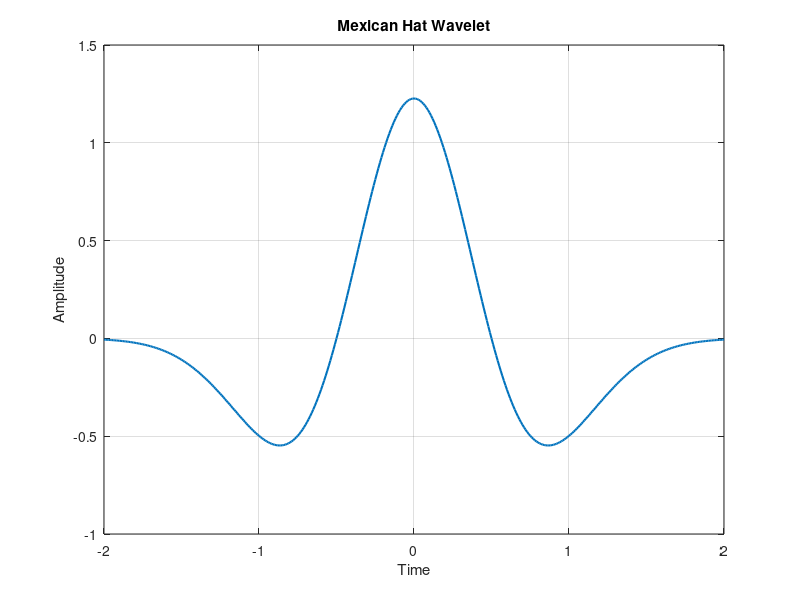

Reproduce this figure in MATLAB. (Note: this script raises an error after producing the figure.)
%% *Digital Filters*
%% Clear the workspace
close all;
clear;
clc;
%% Why STFT is not enough?
% STFT is a powerful tool for analyzing non-stationary signals. However, it
% is not always the best tool for the job. STFT has two main drawbacks:
%
% # The choice of the window length is not obvious. If the window is too
% short, the resolution in the frequency domain is poor(It won't detect any
% special pattern). If the window is too long, the resolution in the time
% domain is poor(It won't distinguish between different events in time).
% # The STFT has the term complex exponential in it. This terms is a priodic
% function and time unlimited. However, in real life signals, we are interested
% in the signal only for a finite time interval. This property of STFT causes
% the spectrum of time limited signals to be unbounded in a wide range of
% frequencies.
%
% * These two drawbacks leads to the need of a new tool for analyzing
% non-stationary signals.
% * We should use different window lengths for different parts of the signal.
% * We should also use a time limited basis function instead of the complex
% exponential. This is where the wavelet transform comes in.
%
%% Replacement of frequency domain
%
% * According to the second drawback of STFT, we need to use a time limited
% basis function instead of the complex exponential. This means that the new
% basis function is not periodic which means that we can't use the
% frequency domain to analyze the signal(Because the frequency domain is
% based on the complex exponential and periodicity).
% * We should analyze what interesting features are captured by the complex
% exponential. The complex exponential is a basis function for the
% frequency domain. If the signal is periodic with the frequency of
% * $f_0$, then the complex exponential will have a peak at $f_0$. the second
% harmonic will have a peak at $2f_0$ and so on.
% * The relations between
% different harmonics is the concept that we should capture in the new
% basis function.
%
% *Warping the time axis* is the key to capture the relations between
% different harmonics. The new basis function should be a time limited
% function that is warped in time. For example if we replace $t$ with
% $2t$ in the original signal $x(t)$, then the second harmoinc will be
% captured in the new signal.
%
% We claim that the main characteristic of harmonic frequencies can be drawn
% from a more general concept that we call _*"scale"*_. The interesting part is
% that unlike frequency that is defined only for periodic signals, scale is
% equally applicable to non-periodic signals. This proves that we have found
% a new concept, i.e., scale, to replace frequency.
%
% Using _scale_ as a variable, the new transform, which will be based on
% time-limited basis function, can be meaningfully applied to both
% time-unlimited and time-limited signals.
%
%% One-dimensional Continuous Wavelet Transform
% The one-dimensional continuous wavelet transform (CWT) of a signal $x(t)$
% is defined as:
%
% $$W_{\Psi, X}(a,b)=\frac{1}{\sqrt{|a|}}\int_{-\infty}^{\infty}x(t)\Psi^*\left(\frac{t-b}{a}\right)dt,a\neq0$$
%
% where $a$ is the scale parameter, $b$ is the translation parameter, and
% $\Psi^*(t)$ is the complex conjugate of the mother wavelet $\Psi(t)$.
%
% A closer look at the definition of the mother wavelet tells that this function
% must be limited in duration and therefore looks like a decaying small wave.
% This is why we call this transform the wavelet transform.
%
% The synthesis equation is:
%
% $$x(t)=\frac{C^{-1}_{\Psi}}{a^2}\int_{-\infty}^{\infty}\int_{-\infty}^{\infty}W_{\Psi, X}(a,b)\Psi\left(\frac{t-b}{a}\right)dadb$$
%
% where $C^{-1}_{\Psi}$ is a constant whose value depends on the exact choice
% of the mother wavelet $\Psi(t)$.
%
% Every choice of the mother wavelet gives a particular CWT, and as a result, we
% are dealing with infinite number of transformations under the same name CWT.
%
%% Mother wavelets
% the mexican hat wavelet is a good choice for the mother wavelet. It is
% defined as:
%
% $$\Psi(t)=\frac{2}{\sqrt{3a}\pi^{1/4}}\left(1-\frac{t^2}{a^2}\right)e^{\frac{-t^2}/{2a^2}}$$
%
% The mexican hat wavelet is also known as the Ricker wavelet.
%
% The waveform of the mexican hat wavelet is shown below:
t = -2:0.01:2;
a = 0.5;
Psi = (2 / (sqrt(3 * a) * pi ^ (1/4))) * (1 - (t .^ 2 / a ^ 2)) ...
    .* exp(-t .^ 2 / (2 * a ^ 2));
figure('Name', 'Mexican Hat Wavelet');
plot(t, Psi, 'LineWidth', 1.5);
title('Mexican Hat Wavelet');
xlabel('Time');
ylabel('Amplitude');
grid on;
%%%
% There are many other mother wavelets. The most important ones are:
%
% # Morlet wavelet
% # Haar wavelet
% # Daubechies wavelet
% # Symlet wavelet
% # Coiflet wavelet
% # Meyer wavelet
% # Gaussian wavelet
% # Mexican hat wavelet
% # Shannon wavelet
%
% Daubechies wavelets are the most popular wavelets:
%
% * They are orthogonal wavelets. Orthogonal wavelets are used in image compression.
% * They are indicated by dbX, where X is the number of vanishing moments.
% * The number of vanishing moments is the number of derivatives of the
% wavelet function that are zero at the origin.
% * The more complex the signal, the more vanishing moments are needed to
% capture its features.
%
% To choose the best wavelet for a specific application, we should consider
% the following factors:
%
% # complex mother wavelets are needed for complex signals.
% # the mother wavelet that resembles the general shape of the signal to be
% analyzed would be a more suitable choice.
%
% One of the most important properties of the wavelet transform is the
% area below the wavelet function. The area below the wavelet function
% should be equal to zero. This property is called the zero mean property.
%
% $$\int_{-\infty}^{\infty}\Psi(t)dt=0$$
%
%% One-dimensional Discrete Wavelet Transform
% * A closer look at the CWT reveals that this transformation requires the
% calculations based on all continuous shifts and all continuous scales.
% * This obviously makes the computational complexity of the CWT and the ICWT
% unsuitable for many practically important applications.
% * This leads us to the discrete version of this transform.
%
% We define sampled versions of the scale and translation parameters as:
%
% $$a_{jk}=a_0^j,k=0,1,...,M-1,j=0,1,...,N-1$$
%
% $$b_{jk}=ka_0^jT,k=0,1,...,M-1,j=0,1,...,N-1$$
%
% where $T$ is the sampling time and $a_0$ is a positive nonzero constant.
%
% Also we define mother wavelet as:
%
% $$\Psi_{jk}(t)=\frac{1}{\sqrt{a_{jk}}}\Psi\left(\frac{t-b_{jk}}{a_{jk}}\right)=a_0^{-j/2}\Psi(a_0^{-j}t-kT)$$
%
% Then the coefficients of the discrete wavelet transform (DWT) are defined as:
%
% $$W_{\Psi, X}(j,k)=\int_{-\infty}^{\infty}x(t)\Psi_{jk}^*\left(t\right)dt$$
%
% This makes the DWT somewhat different from the DFT that accepts only discrete
% signals as its input. The synthesis equation is:
%
% $$x(t)=c\sum_{j=0}^{N-1}\sum_{k=0}^{M-1}W_{\Psi, X}(j,k)\Psi_{jk}(t)$$
%
% where $c$ is a constant that depends on the exact choice of the mother wavelet.
%
% The interesting thing about this equation is the fact that we can reconstruct
% the continuous signal directly from a set of discrete coefficients.
%
%% Minimal set of basis functions
% * A relevant question at this point is: _"How to choose the number of basis
% functions for a given signal?"_
% * A frame is a set of basis functions that can be used to decompose a signal.
% * This set can be minimal or nonminimal, i.e., if the number of basis functions
% in the frame is minimal and any other frame would need the same
% number or more basis functions, the frame is called a basis.
%
% Consider the energy of the signal $x(t)$:
%
% $$E_x=\int_{-\infty}^{\infty}|x(t)|^2dt$$
%
% It can be proved that there exist some bounded positive values A and B such that:
%
% $$A\int_{-\infty}^{\infty}|x(t)|^2dt\leq\sum_{j=0}^{N-1}\sum_{k=0}^{M-1}|W_{\Psi, X}(j,k)|^2\leq B\int_{-\infty}^{\infty}|x(t)|^2dt$$
%
% This relation intuitively means that the energy of the wavelet coefficients for a frame
% is bounded on both upper and lower sides by the true energy of the signal.
%
% In the case of a basis (i.e., a minimal frame), the values A and B in the
% aforementioned inequality become the same, i.e., $A = B$.
% This means that for a basis we have
%
% $$\sum_{j=0}^{N-1}\sum_{k=0}^{M-1}|W_{\Psi, X}(j,k)|^2=E_x$$
%
% This indicates the energy of the coefficients is exactly the same as the energy of the
% signal.
% This is a very important property of the wavelet transform.
%
% The next important question to ask here is: "What are the properties of the
% functions that allow the function sets to form a basis?" The most popular
% basis sets are the orthogonal ones, i.e., the function
% sets whose members are orthogonal to each other.
%
%% Discrete Wavelet Transform on Discrete Signals
% # We need to focus on calculating DWT from discrete signals. At this point,
% we assume that the discrete signal, if sampled from a continuous
% signal, has been sampled according to the Nyquist rate (or faster).
% This guarantees that all information of the continuous signal is preserved in
% the discrete signal.
% # The question here is: _"How to form such basis sets systematically?"_
% # The method described next, called Mallat pyramidal algorithm or quadrature
% mirror filter (QMF), allows systematic creation of an unlimited number of
% orthogonal basis sets for DWT.
% # The interesting feature of this method is the fact that the method relies
% only on the choice of a digital low-pass filter $h(n)$, and once this filter
% is chosen, the entire algorithm is rather mechanical and straightforward.
%
% Assuming a digital filter $h(n)$, we form another filter $g(n)$ as follows:
%
% $$g(n)=h(2N-1-n),n=0,1,...,2N-1$$
%
% It can be proved that once $h(n)$ is a low-pass filter, $g(n)$ is a high-pass filter.
%
% The schematic diagram of the Mallat pyramidal algorithm is shown below:
figure('Name', 'Mallat Pyramidal Algorithm');
imshow('./images/DWT_QMF_Algorithm.png');
%%%
% # The first step in transformation is filtering the signal once with the
% low-pass filter $h(n)$ and once with the high-pass filter $g(n)$.
% # Then the filtered versions of the signal are downsampled by a factor of 2.
% This means that every other samples of the signal are preserved and the
% remaining samples are discarded.
%
% We can also ask another relevant question about downsampling: _"How would
% downsampling fit into the general ideas of the DWT?"_
% Without getting into the mathematical details of the process, one can see
% that downsampling somehow creates the description of the signal at a
% different scale and resolution.
% Now we should consider the mother wavelet of QMF algorithm.
% The mother wavelet of the QMF algorithm is defined as:
%
% $$\Psi(n)=\sum_{k=0}^{2N-1}g(k)\Phi(2n-k)$$
%
% where
%
% $$\Phi(n)=\sum_{k=0}^{2N-1}h(k)\Phi(2n-k)$$
%
% * The function $\Phi(n)$ is called the scaling function.
% * The scaling function is a low-pass filter that is used to reconstruct the
% signal from the wavelet coefficients.
% * The scaling function is also called the *father wavelet*.
%
% It can be shown that all popular wavelets are derived from the QMF algorithm.
%
% Now we should ask another question: _"How many decomposition levels are needed
% for a suitable transform?"_ An intuitive criterion to choose the level of the
% decomposition would be continuing decomposition until the highest known
% frequencies in the signal of interest are extracted and identified.
%
% Now we define inverse DWT algorithm. The inverse DWT algorithm is shown below:
figure('Name', 'Inverse DWT Algorithm');
imshow('./images/IDWT_QMF_Algorithm.png');
%%%
% The inverse DWT algorithm is the reverse of the forward DWT algorithm.
%
% The filters $h(n)$ and $g(n)$ are called the analysis filters.
% The filters $h_1(n)$ and $g_1(n)$ are called the synthesis filters.
% $h_1(n)$ and $g_1(n)$ can be derived from $h(n)$ and $g(n)$:
%
% $$h_1(n)=(-1)^(1-n)h(1-n)$$
%
% and
%
% $$g_1(n)=h(2N-1-n)$$
%
% * An interesting feature of the DWT and IDWT is the possibility of
% reconstructing the signal only based on a few of the levels (scales)
% of decomposition.
% * For example, if we want to extract only the main trend
% of the signal and ignore the medium and fast variations, we can easily
% decompose the signal to several levels using DWT, but use only the first
% (or first few) low-pass components to reconstruct the signal using IDWT.
% This allows bypassing the medium- and high-frequency components.
% * Similarly, if the objective is to extract only the fast variations of signal,
% in the reconstruction phase, we can easily set the coefficients of the low
% frequency (high scales) to zero while calculating the IDWT.
%
%% |wnoise| function
% The |wnoise| function is used to add white noise to a signal.
% The syntax of this function is:
%
% |[x, noisy_x] = wnoise(fun, n, sqrtsnr, seed)|
%
% * |x|: The original signal
% * |noisy_x|: The noisy signal
% * |fun|: The function that generates the signal
% * |n|: The nummber of iterations(power of 2 $log_2(numberOfSamples)$)
% * |sqrtsnr|: The square root of the signal to noise ratio
% * |seed|: The seed of the random number generator
%
N = 8;
loc = linspace(0, 1, 2 ^ N);
Ts = loc(2) - loc(1);
fs = 1 / Ts;
sqrtsnr = 10;
[x, noisy_x] = wnoise('heavy sine', N, sqrtsnr);
figure('Name', 'Heavy Sine Signal vs Heavy Sine Signal with White Noise');
subplot(211);
plot(loc, x, 'LineWidth', 1.5);
title('Heavy Sine Signal');
xlabel('Time');
ylabel('Amplitude');
grid on;
subplot(212);
plot(loc, noisy_x, 'LineWidth', 1.5);
title('Heavy Sine Signal with White Noise');
xlabel('Time');
ylabel('Amplitude');
grid on;
%%%
figure('Name', 'Spectrum of Heavy Sine Signal With and Without White Noise');
subplot(211);
plot_dft_amp(x, fs, 'Frequency Spectrum of input signal without noise');
subplot(212);
plot_dft_amp(noisy_x, fs, 'Frequency Spectrum of input signal with noise');
%%%
% For more information about the |wnoise| function, refer to the
% <https://www.mathworks.com/help/wavelet/ref/wnoise.html |wnoise|>
% documentation.
%
%% |dwt| function
% The |dwt| function is used to decompose a signal using DWT in one level.
% It implements Multilevel 1-D wavelet decomposition.
%
% The syntax of this function is:
%
% |[cA, cD] = dwt(x, waveletName)|
%
% * |cA|: The approximation coefficients
% * |cD|: The detail coefficients
% * |x|: The original signal
% * |waveletName|: The name of the wavelet
%
% The diagram of the DWT is shown below:
figure('Name', 'DWT Diagram');
imshow('./images/dwt_diagram.png');
%%%
% The following code uses the |dwt| function to decompose the noisy signal
% to approximation and detail coefficients using the db2 wavelet.
[cA, cD] = dwt(noisy_x, 'db2');
figure('Name', 'Approximation and Detail Coefficients');
subplot(211);
stem(cA, 'LineWidth', 1.5);
title('Approximation Coefficients');
xlabel('Time');
ylabel('Amplitude');
grid on;
subplot(212);
stem(cD, 'LineWidth', 1.5);
title('Detail Coefficients');
xlabel('Time');
ylabel('Amplitude');
grid on;
%%%
% For more information about the |dwt| function, refer to the
% <https://www.mathworks.com/help/wavelet/ref/dwt.html |dwt|>
% documentation.
%
%% |idwt| function
% The |idwt| function is used to reconstruct a signal using DWT.
% It implements Multilevel 1-D wavelet reconstruction.
%
% The syntax of this function is:
%
% |x = idwt(cA, cD, waveletName)|
%
% * |x|: The reconstructed signal
% * |cA|: The approximation coefficients
% * |cD|: The detail coefficients
% * |waveletName|: The name of the wavelet
%
% The diagram of the IDWT is shown below:
figure('Name', 'IDWT Diagram');
imshow('./images/idwt_diagram.png');
% |wkeep| block is used to keep the central part of the signal with
% convenient length.
%%%
% The following code uses the |idwt| function to reconstruct the noisy signal
% using the approximation and detail coefficients using the db2 wavelet.
reconstructed_x = idwt(cA, cD, 'db2');
figure('Name', 'Reconstructed Heavy Sine Signal with White Noise');
plot(loc, reconstructed_x, 'LineWidth', 1.5);
title('Reconstructed Heavy Sine Signal with White Noise');
xlabel('Time');
ylabel('Amplitude');
grid on;
%%%

%% |wavedec| function
% The |wavedec| function is used to decompose a signal using DWT.
% It implements Multilevel 1-D wavelet transform.
%
% The syntax of this function is:
%
% |[waveletCoefficients, waveletLevels] = wavedec(x, numberOfLevels, waveletName)|
%
% * |waveletCoefficients|: The wavelet coefficients(1-D vector concatenated from all levels)
% * |waveletLevels|: The number of levels of decomposition
% * |x|: The original signal
% * |numberOfLevels|: The number of levels of decomposition
% * |waveletName|: The name of the wavelet
%
% The graph of the wavelet coefficients is shown below:
figure('Name', 'Wavelet Coefficients Graph');
imshow('./images/wavedec_graph.png');
%%%
% In each level of decomposition, the signal is decomposed to approximation
% coefficients and detail coefficients. The approximation coefficients are
% the low frequency components of the signal and the detail coefficients are
% the high frequency components of the signal.
%
% Approximation coefficients then are decomposed to approximation and detail
% coefficients in the next level of decomposition. This process continues
% until the specified number of levels is reached.
%
% The stage diagram of the wavelet decomposition in each level is shown below:
figure('Name', 'Wavelet Decomposition Stage Diagram');
imshow('./images/wavedec_stage_diagram.png');
%%%
% The following code uses the |wavedec| function to decompose the noisy
% signal to 5 levels of decomposition using the db2 wavelet.
numberOfLevels = 5;
[waveletCoefficients, waveletLevels] = wavedec(noisy_x, 5, 'db2');
figure('Name', 'Wavelet Coefficients');
stem(waveletCoefficients, 'LineWidth', 1.5);
title('Wavelet Coefficients');
xlabel('Time');
ylabel('Amplitude');
grid on;

%%%
% The |wavedec| function returns the wavelet coefficients of the signal
% decomposed to the specified number of levels using the specified wavelet.
%
% For more information about the |wavedec| function, refer to the
% <https://www.mathworks.com/help/wavelet/ref/wavedec.html |wavedec|>
% documentation.
%
%% |detcoef| function
% The |detcoef| function is used to extract the detail wavelet coefficients
% of a specific level or levels of decomposition. It returns $cDx$ which is the
% detail coefficients of the specified level or levels of decomposition.
%
% The syntax of this function is:
%
% |detailed_coeff = detcoef(waveletCoefficients, waveletLevels, levels_to_extract)|
%
% * |detailed_coeff|: The wavelet coefficients of the specified level or levels
% * |waveletCoefficients|: The wavelet coefficients(1-D vector concatenated from all levels)
% * |waveletLevels|: The number of levels of decomposition
% * |levels_to_extract|: The levels to extract
%
detailed_coeff = detcoef(waveletCoefficients, waveletLevels, 1:numberOfLevels);
figure('Name', 'Wavelet Coefficients of Different Levels');
set(gcf, 'Position', [100, 100, 1000, 1000]);

for i = 1:numberOfLevels
    subplot(numberOfLevels, 1, i);
    stem(detailed_coeff{i}, 'LineWidth', 1.5);
    title(['Wavelet Coefficients of Level ', num2str(i)]);
    xlabel('Time');
    ylabel('Amplitude');
    grid on;
end

%%%
% For more information about the |detcoef| function, refer to the
% <https://www.mathworks.com/help/wavelet/ref/detcoef.html |detcoef|>
% documentation.
%
%% |appcoef| function
% The |appcoef| function is used to extract the approximation coefficients
% from the wavelet coefficients. It returns $cAx$ which is the approximation
% coefficients of the specified level or levels of decomposition.
%
% The syntax of this function is:
%
% |approx_coeff = appcoef(waveletCoefficients, waveletLevels, waveletName, levels_to_extract)|
%
% * |approx_coeff|: The approximation coefficients
% * |waveletCoefficients|: The wavelet coefficients(1-D vector concatenated from all levels)
% * |waveletLevels|: The number of levels of decomposition
% * |waveletName|: The name of the wavelet
% * |levels_to_reconstruct|: The levels to reconstruct(0 for the original signal)
%
approx_coeff = appcoef(waveletCoefficients, waveletLevels, 'db2', 2);
figure('Name', 'Approximation Coefficients');
plot(approx_coeff, 'LineWidth', 1.5);
title('Approximation Coefficients');
xlabel('Time');
ylabel('Amplitude');
grid on;
%%%
% For more information about the |appcoef| function, refer to the
% <https://www.mathworks.com/help/wavelet/ref/appcoef.html |appcoef|>
% documentation.
%
%% Regenerat Wavelet Coefficients from Approximation and Detail Coefficients
% The following code regenerates the wavelet coefficients from the
% approximation and detail coefficients.
%
% First we should extract the approximation coefficients of the last level
% of decomposition.
approx_coeff_deepest_ayer = appcoef( ...
    waveletCoefficients, ...
    waveletLevels, ...
    'db2', ...
    numberOfLevels ...
);
%%%
% Then we should extract the detail coefficients of different layers and
% concatenate them. Finally we should concatenate the approximation
% coefficients of the last layer to the detail coefficients.
wavelet_coefficients_regenerated = [];

for level = 1:numberOfLevels
    wavelet_coefficients_regenerated = ...
        [detailed_coeff{level}, wavelet_coefficients_regenerated]; %#ok<AGROW>
end

wavelet_coefficients_regenerated = ...
    [approx_coeff_deepest_ayer, wavelet_coefficients_regenerated];
%%%
% Now we should compare the regenerated wavelet coefficients with the
% original wavelet coefficients.
fprintf("\nError: %d\n", ...
    sum(abs(wavelet_coefficients_regenerated - waveletCoefficients)));
figure('Name', 'Wavelet Coefficients vs Regenerated Wavelet Coefficients');
subplot(211);
stem(waveletCoefficients, 'LineWidth', 1.5);
title('Wavelet Coefficients');
xlabel('Time');
ylabel('Amplitude');
grid on;
axis tight;
subplot(212);
stem(wavelet_coefficients_regenerated, 'LineWidth', 1.5);
title('Regenerated Wavelet Coefficients');
xlabel('Time');
ylabel('Amplitude');
grid on;
axis tight;
%%%
%% |waverec| function
% The |waverec| function is used to reconstruct a signal using approximation
% and detail coefficients. It returns $x$ which is the reconstructed signal.
% It implements Multilevel 1-D wavelet reconstruction. It acts as the inverse
% of the |wavedec| function.
%
% The syntax of this function is:
%
% |x = waverec(waveletCoefficients, waveletLevels, waveletName)|
%
% * |x|: The reconstructed signal
% * |waveletCoefficients|: The wavelet coefficients(1-D vector concatenated from all levels)
% * |waveletLevels|: The number of levels of decomposition
% * |waveletName|: The name of the wavelet
%
% The following code uses the |waverec| function to reconstruct the noisy
% signal using the wavelet coefficients and the db2 wavelet.
reconstructed_x = waverec(waveletCoefficients, waveletLevels, 'db2');
figure('Name', 'Reconstructed Heavy Sine Signal with White Noise');
plot(loc, reconstructed_x, 'LineWidth', 1.5);
title('Reconstructed Heavy Sine Signal with White Noise');
xlabel('Time');
ylabel('Amplitude');
grid on;
%%%
% For more information about the |waverec| function, refer to the
% <https://www.mathworks.com/help/wavelet/ref/waverec.html |waverec|>
% documentation.
%
%% |wrcoef| function
% The |wrcoef| function is used to reconstruct a single branch of the
% wavelet decomposition tree. It returns $x$ which is the reconstructed signal.
%
% The syntax of this function is:
%
% |x = wrcoef(type, waveletCoefficients, waveletLevels, waveletName, levels_to_reconstruct)|
%
% * |x|: The reconstructed signal
% * |type|: The type of the branch to reconstruct
% * |waveletCoefficients|: The wavelet coefficients(1-D vector concatenated from all levels)
% * |waveletLevels|: The number of levels of decomposition
% * |waveletName|: The name of the wavelet
% * |levels_to_reconstruct|: The levels to reconstruct(0 for the original signal)
%
% The following code uses the |wrcoef| function to reconstruct the noisy
% signal using the approximation and detail coefficients of the last level
% of decomposition and the db2 wavelet.
reconstructed_x = wrcoef('a', waveletCoefficients, waveletLevels, 'db2', 0);
figure('Name', 'Reconstructed Heavy Sine Signal with White Noise');
plot(loc, reconstructed_x, 'LineWidth', 1.5);
title('Reconstructed Heavy Sine Signal with White Noise');
xlabel('Time');
ylabel('Amplitude');
grid on;
%%%
% For more information about the |wrcoef| function, refer to the
% <https://www.mathworks.com/help/wavelet/ref/wrcoef.html |wrcoef|>
% documentation.
%

% %% |wdenoise| function
% % The |wdenoise| function is used to denoise a signal using DWT.
% %
% % The syntax of this function is:
% %
% % |denoised_x = wdenoise(noisy_x, waveletLevels, waveletName)|
% %
% % * |denoised_x|: The denoised signal
% % * |noisy_x|: The noisy signal
% % * |waveletLevels|: The number of levels of decomposition
% %
% denoised_x = wdenoise(noisy_x, N);
% figure('Name', 'Heavy Sine Signal with White Noise vs Denoised Heavy Sine Signal');
% subplot(211);
% plot(loc, noisy_x, 'LineWidth', 1.5);
% title('Heavy Sine Signal with White Noise');
% xlabel('Time');
% ylabel('Amplitude');
% grid on;
% subplot(212);
% plot(loc, denoised_x, 'LineWidth', 1.5);
% title('Denoised Heavy Sine Signal');
% xlabel('Time');
% ylabel('Amplitude');
% grid on;
%%%%%%%%%%%%%%%%%%%%%%%%%%%%
%%%
% For more information about the |wdenoise| function, refer to the
% <https://www.mathworks.com/help/wavelet/ref/wdenoise.html |wdenoise|>
% documentation.
%
%% Functions
% We used the following function to plot differnt plots with an arbitrary title:
function plot_dft_amp(x, fs, title_name)
    % Plots the amplitude spectrum of the signal x with sampling frequency fs
    % and title title_name.
    f_axis = linspace(-fs / 2, fs / 2, length(x));
    FT_x = fftshift(fft(x)) / fs;
    plot( ...
        f_axis, ...
        abs(FT_x), ...
        'LineWidth', ...
        1.5 ...
    );
    xlabel('Frequency(Hz)');
    title(title_name);
    ylabel('Amplitude');
    axis tight;
    grid on;
end
